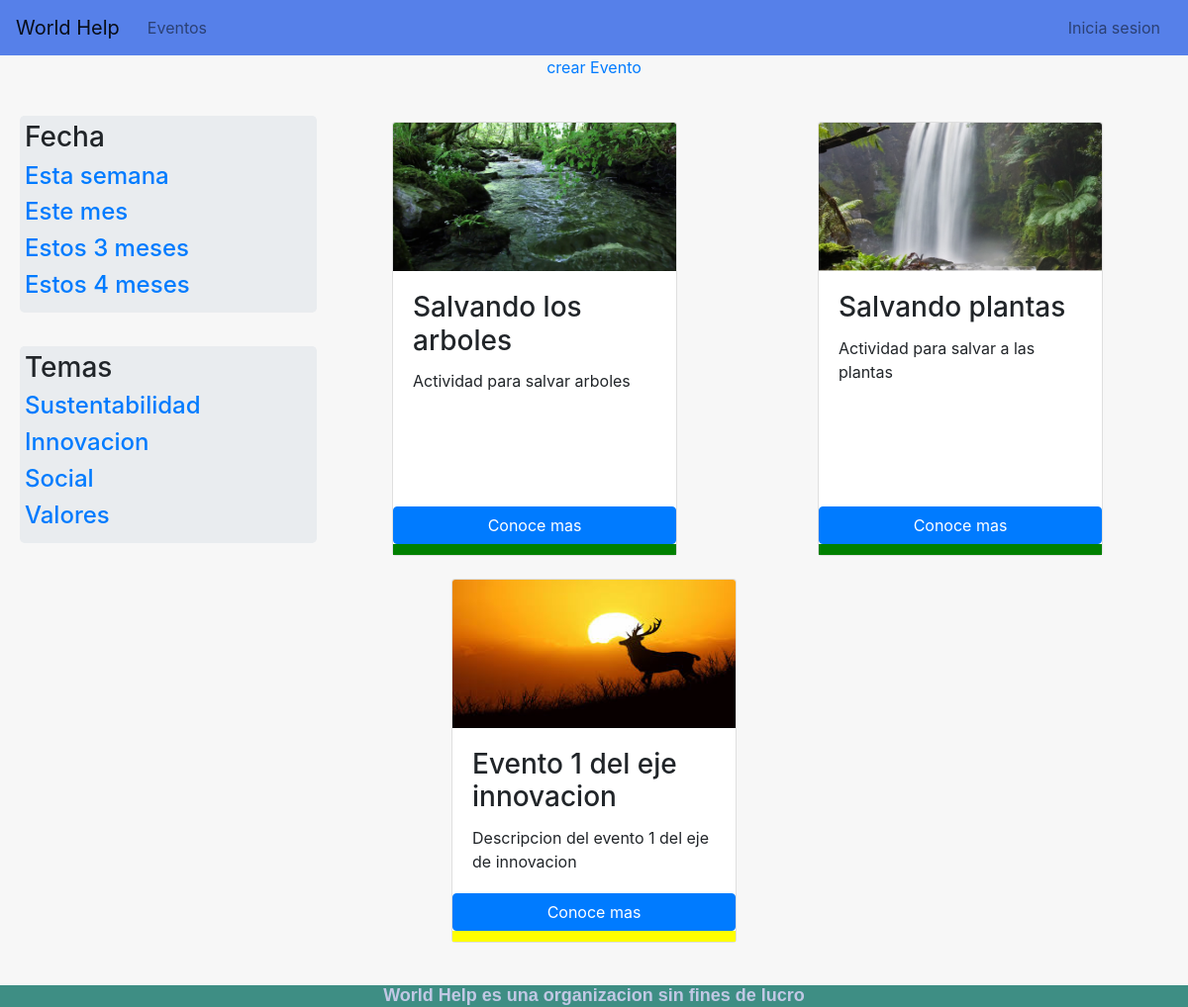
/activities/, run on an earlier commit of the app's database.
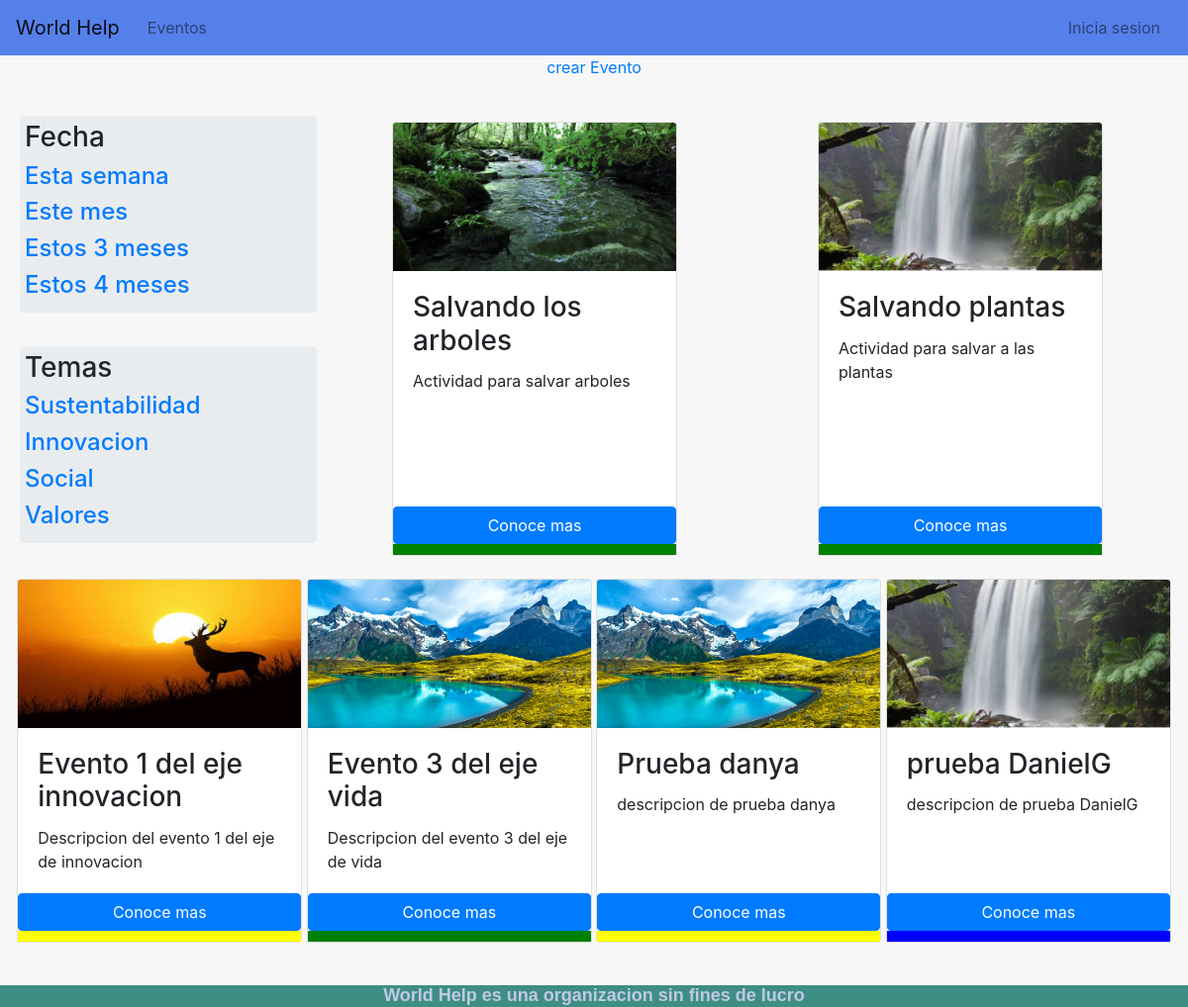
And on a later commit of the database.
### Activities/models.py (models this page shows, shortened)
class Activity(models.Model):
    user = models.ForeignKey(User, default=1, on_delete=models.CASCADE)
    activity_name = models.CharField(max_length=100)
    activity_description = models.CharField(max_length=700)
    activity_start_date = models.DateField()
    activity_end_date = models.DateField()
    activity_picture = models.FileField()
    EJE_VIDA = 'vida'
    EJE_INNOVACION = 'innovacion'
    EJE_ENERGIA = 'energia'
    EJE_SOCIAL = 'social'
    TIPO_EJES = (
        (EJE_VIDA, 'Vida'),
        (EJE_INNOVACION, 'Innovacion'),
        (EJE_ENERGIA, 'Energia'),
        (EJE_SOCIAL, 'Social')
    )
    activity_type = models.CharField(
        max_length = 10,
        choices = TIPO_EJES,
        default = EJE_VIDA,
    )

### Activities/views.py (the view)
# urls.py: path('',views.events, name = 'Events'),
def events(request):
    all_acts = Activity.objects.all()
    return render(request, template_name='Activities/Activities_Page.html', context = {'all_acts': all_acts})

### Activities/templates/Activities/Activities_Page.html
{% extends 'Activities/base.html'%}
{% load static from staticfiles %}
{% block styleSheet %}
<link rel="stylesheet" type="text/css" href="{% static 'activitiesHtmlStyle.css' %}">
{% endblock %}
{%block bodyContent%}
          <div align="center" style="background-color: #f7f7f7;">
                <a href="{% url 'activities:newEvent' %}"> crear Evento </a>
          </div>
      <div class = "container-fluid event-wrapper" style="min-height: 754px">
        <div class="row" style="margin: 0 auto;">
                <div clas="container" align="left" style="margin-bottom: 20px">
                    <div class="jumbotron" >
                        <h3>Fecha</h3>
                        <h4><a href="#">Esta semana</a> </h4>
                        <h4><a href="#">Este mes</a> </h4>
                        <h4><a href="#">Estos 3 meses</a> </h4>
                        <h4><a href="#">Estos 4 meses</a> </h4>
                    </div>
                    <br>
                    <div class="jumbotron" >
                        <h3>Temas</h3>
                        <h4><a href="#">Sustentabilidad</a> </h4>
                        <h4><a href="#">Innovacion</a> </h4>
                        <h4><a href="#">Social</a> </h4>
                        <h4><a href="#">Valores</a> </h4>
                    </div>
                </div>
                {% for evento in all_acts %}
                    <div class="card" style="width: 18rem;">
                      {% if evento.activity_picture%}
                        <img class="card-img-top" src="{{evento.activity_picture.url}}" alt="Card image cap" style="min-height: 150px; max-height: 150px;">
                      {% else %}
                        <img class="card-img-top" src="https://dummyimage.com/600x400/c1c8e4/291329.png&text=card+img" alt="Card image cap">
                      {% endif %}
                      <div class="card-body">
                        <h3 class="card-title">{{evento.activity_name}}</h3>
                        <p class="card-text">{{evento.activity_description}}</p>
                      </div>
                      <a href="{% url 'activities:actDetails' evento.id %}" class="btn btn-primary">Conoce mas</a>
                      {% if evento.activity_type == 'vida'%}
                          <div class="eje-carta" style="background-color: green; height: 11px; width: auto; margin: 0;"></div>
                        {% elif evento.activity_type == 'innovacion'%}
                          <div class="eje-carta" style="background-color: yellow; height: 11px; width: auto; margin: 0;"></div>
                        {% elif evento.activity_type == 'energia'%}
                          <div class="eje-carta" style="background-color: orange; height: 11px; width: auto; margin: 0;"></div>
                        {% elif evento.activity_type == 'social'%}
                          <div class="eje-carta" style="background-color: blue; height: 11px; width: auto; margin: 0;"></div>
                        {% endif %}
                    </div>
                    {% empty %}
                    <p>No hay nada en eventos</p>
                {% endfor %}
        </div>
      </div>
{% endblock %}

### Activities/templates/Activities/base.html (shortened to what this page needs)
{% load static from staticfiles %}
<!DOCTYPE html>
<html lang="en">
  <head>
      <link rel="stylesheet" type="text/css" href="{% static 'mainStyles.css' %}">
      {%block styleSheet%}
      {% endblock %}
      <link rel="stylesheet" href="https://maxcdn.bootstrapcdn.com/bootstrap/4.0.0/css/bootstrap.min.css">
  </head>
  <body>
      <nav class="navbar navbar-expand-lg navbar-light navbar-default fixed-top">
        <a class="navbar-brand" href="{% url 'principal:Main'%}">World Help</a>
        <div class="collapse navbar-collapse" id="navbarSupportedContent">
          <ul class="navbar-nav mr-auto navbar-right justify-content-end">
            <li class="nav-item">
              <a class="nav-link" href="{% url 'activities:Events' %}">Eventos</a>
            </li>
          </ul>
          <ul class="justify-content-end navbar-nav">
            {% if request.user.is_authenticated %}
            <li class="nav-item">
                <a class="nav-link" href="{% url 'users:user_logout' %}">Cierra sesion</a>
            </li>
            {% else %}
            <li class="nav-item">
                <a class="nav-link" href="{% url 'users:user_login' %}">Inicia sesion</a>
            </li>
            {% endif %}
          </ul>
        </div>
      </nav>
      {% block bodyContent%}
      {% endblock %}
    <div class="container-fluid"style="background-color:#3e8e84; margin: 0; " >
      <h5 class="footer-text" style="margin-bottom: 0; left: 50%; text-align: center;">World Help es una organizacion sin fines de lucro</h5>
    </div>
  </body>
<html>

### static/mainStyles.css (style rules this page uses)
body { padding-top: 56px; background: #f7f7f7; }
.navbar { background-color: #5680e9; }
.navbar .navbar-brand { color: #073b48; }
.navbar .navbar-nav .nav-link { color: #073b48; border-radius: .25rem; margin: 0 0.25em; }
.navbar .navbar-collapse, .navbar .navbar-form { border-color: #073b48; }
.event-wrapper { background-color: #f7f7f7; padding: 2rem; }
.card { margin: 0.7rem auto; }
.footer-text { font-family: arial; font-size: 18px; font-weight: 600; color: #c1c8e4; }

### static/activitiesHtmlStyle.css (style rules this page uses)
div.jumbotron { width: 300px; padding: 5px; margin: 5px; }

What changed in the data, as far as the page shows it:
added Activity: activity_picture (picture), activity_name "Evento 3 del eje vida", activity_description "Descripcion del evento 3 del eje de vida", activity_type "vida" (drawn)
added Activity: activity_picture (picture), activity_name "Prueba danya", activity_description "descripcion de prueba danya", activity_type "innovacion" (drawn)
added Activity: activity_picture (picture), activity_name "prueba DanielG", activity_description "descripcion de prueba DanielG", activity_type "social" (drawn)
